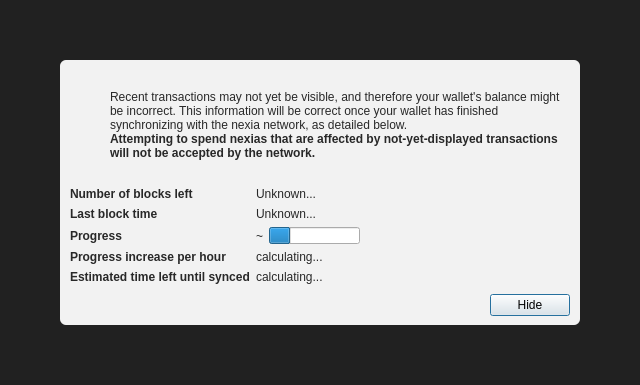
<?xml version="1.0" encoding="UTF-8"?>
<ui version="4.0">
 <class>ModalOverlay</class>
 <widget class="QWidget" name="ModalOverlay">
  <property name="geometry">
   <rect>
    <x>0</x>
    <y>0</y>
    <width>640</width>
    <height>385</height>
   </rect>
  </property>
  <property name="windowTitle">
   <string>Form</string>
  </property>
  <layout class="QVBoxLayout" name="verticalLayout" stretch="0">
   <property name="sizeConstraint">
    <enum>QLayout::SetDefaultConstraint</enum>
   </property>
   <property name="leftMargin">
    <number>0</number>
   </property>
   <property name="topMargin">
    <number>0</number>
   </property>
   <property name="rightMargin">
    <number>0</number>
   </property>
   <property name="bottomMargin">
    <number>0</number>
   </property>
   <item>
    <widget class="QWidget" name="bgWidget" native="true">
     <property name="styleSheet">
      <string notr="true">#bgWidget { background: rgba(0,0,0,220); }</string>
     </property>
     <layout class="QVBoxLayout" name="verticalLayoutMain" stretch="1">
      <property name="leftMargin">
       <number>60</number>
      </property>
      <property name="topMargin">
       <number>60</number>
      </property>
      <property name="rightMargin">
       <number>60</number>
      </property>
      <property name="bottomMargin">
       <number>60</number>
      </property>
      <item>
       <widget class="QWidget" name="contentWidget" native="true">
        <property name="styleSheet">
         <string notr="true">#contentWidget { background: rgba(255,255,255,240); border-radius: 6px; }

QLabel { color: rgb(40,40,40);  }</string>
        </property>
        <layout class="QVBoxLayout" name="verticalLayoutSub" stretch="1,0,0,0">
         <property name="spacing">
          <number>0</number>
         </property>
         <property name="leftMargin">
          <number>10</number>
         </property>
         <property name="topMargin">
          <number>10</number>
         </property>
         <property name="rightMargin">
          <number>10</number>
         </property>
         <property name="bottomMargin">
          <number>10</number>
         </property>
         <item>
          <layout class="QHBoxLayout" name="horizontalLayoutIconText" stretch="0,1">
           <property name="topMargin">
            <number>20</number>
           </property>
           <item>
            <layout class="QVBoxLayout" name="verticalLayoutIcon">
             <property name="leftMargin">
              <number>0</number>
             </property>
             <item>
              <widget class="QPushButton" name="warningIcon">
               <property name="enabled">
                <bool>false</bool>
               </property>
               <property name="text">
                <string/>
               </property>
               <property name="icon">
                <iconset>
                 <normaloff>:/icons/warning</normaloff>
                 <disabledoff>:/icons/warning</disabledoff>:/icons/warning</iconset>
               </property>
               <property name="iconSize">
                <size>
                 <width>48</width>
                 <height>48</height>
                </size>
               </property>
               <property name="flat">
                <bool>true</bool>
               </property>
              </widget>
             </item>
             <item>
              <spacer name="verticalSpacerWarningIcon">
               <property name="orientation">
                <enum>Qt::Vertical</enum>
               </property>
               <property name="sizeHint" stdset="0">
                <size>
                 <width>20</width>
                 <height>40</height>
                </size>
               </property>
              </spacer>
             </item>
            </layout>
           </item>
           <item>
            <layout class="QVBoxLayout" name="verticalLayoutInfoText">
             <property name="leftMargin">
              <number>0</number>
             </property>
             <property name="topMargin">
              <number>0</number>
             </property>
             <item>
              <widget class="QLabel" name="infoText">
               <property name="text">
                <string>Recent transactions may not yet be visible, and therefore your wallet's balance might be incorrect. This information will be correct once your wallet has finished synchronizing with the nexia network, as detailed below.</string>
               </property>
               <property name="textFormat">
                <enum>Qt::RichText</enum>
               </property>
               <property name="wordWrap">
                <bool>true</bool>
               </property>
              </widget>
             </item>
             <item>
              <widget class="QLabel" name="infoTextStrong">
               <property name="font">
                <font>
                 <weight>75</weight>
                 <bold>true</bold>
                </font>
               </property>
               <property name="text">
                <string>Attempting to spend nexias that are affected by not-yet-displayed transactions will not be accepted by the network.</string>
               </property>
               <property name="textFormat">
                <enum>Qt::RichText</enum>
               </property>
               <property name="wordWrap">
                <bool>true</bool>
               </property>
              </widget>
             </item>
             <item>
              <spacer name="verticalSpacerInTextSpace">
               <property name="orientation">
                <enum>Qt::Vertical</enum>
               </property>
               <property name="sizeHint" stdset="0">
                <size>
                 <width>20</width>
                 <height>40</height>
                </size>
               </property>
              </spacer>
             </item>
            </layout>
           </item>
          </layout>
         </item>
         <item>
          <spacer name="verticalSpacerAfterText">
           <property name="orientation">
            <enum>Qt::Vertical</enum>
           </property>
           <property name="sizeHint" stdset="0">
            <size>
             <width>20</width>
             <height>40</height>
            </size>
           </property>
          </spacer>
         </item>
         <item>
          <layout class="QFormLayout" name="formLayout">
           <property name="fieldGrowthPolicy">
            <enum>QFormLayout::FieldsStayAtSizeHint</enum>
           </property>
           <property name="horizontalSpacing">
            <number>6</number>
           </property>
           <property name="verticalSpacing">
            <number>6</number>
           </property>
           <property name="topMargin">
            <number>10</number>
           </property>
           <item row="0" column="0">
            <widget class="QLabel" name="labelNumberOfBlocksLeft">
             <property name="font">
              <font>
               <weight>75</weight>
               <bold>true</bold>
              </font>
             </property>
             <property name="text">
              <string>Number of blocks left</string>
             </property>
            </widget>
           </item>
           <item row="0" column="1">
            <widget class="QLabel" name="numberOfBlocksLeft">
             <property name="text">
              <string>Unknown...</string>
             </property>
            </widget>
           </item>
           <item row="1" column="0">
            <widget class="QLabel" name="labelLastBlockTime">
             <property name="font">
              <font>
               <weight>75</weight>
               <bold>true</bold>
              </font>
             </property>
             <property name="text">
              <string>Last block time</string>
             </property>
            </widget>
           </item>
           <item row="1" column="1">
            <widget class="QLabel" name="newestBlockDate">
             <property name="sizePolicy">
              <sizepolicy hsizetype="Maximum" vsizetype="Preferred">
               <horstretch>0</horstretch>
               <verstretch>0</verstretch>
              </sizepolicy>
             </property>
             <property name="text">
              <string>Unknown...</string>
             </property>
            </widget>
           </item>
           <item row="2" column="0">
            <widget class="QLabel" name="labelSyncDone">
             <property name="font">
              <font>
               <weight>75</weight>
               <bold>true</bold>
              </font>
             </property>
             <property name="text">
              <string>Progress</string>
             </property>
            </widget>
           </item>
           <item row="2" column="1">
            <layout class="QHBoxLayout" name="horizontalLayoutSync" stretch="0,1">
             <item>
              <widget class="QLabel" name="percentageProgress">
               <property name="text">
                <string notr="true">~</string>
               </property>
              </widget>
             </item>
             <item>
              <widget class="QProgressBar" name="progressBar">
               <property name="value">
                <number>24</number>
               </property>
               <property name="format">
                <string/>
               </property>
              </widget>
             </item>
            </layout>
           </item>
           <item row="4" column="0">
            <widget class="QLabel" name="labelProgressIncrease">
             <property name="font">
              <font>
               <weight>75</weight>
               <bold>true</bold>
              </font>
             </property>
             <property name="text">
              <string>Progress increase per hour</string>
             </property>
            </widget>
           </item>
           <item row="4" column="1">
            <widget class="QLabel" name="progressIncreasePerH">
             <property name="text">
              <string>calculating...</string>
             </property>
            </widget>
           </item>
           <item row="5" column="0">
            <widget class="QLabel" name="labelEstimatedTimeLeft">
             <property name="font">
              <font>
               <weight>75</weight>
               <bold>true</bold>
              </font>
             </property>
             <property name="text">
              <string>Estimated time left until synced</string>
             </property>
            </widget>
           </item>
           <item row="5" column="1">
            <widget class="QLabel" name="expectedTimeLeft">
             <property name="text">
              <string>calculating...</string>
             </property>
            </widget>
           </item>
          </layout>
         </item>
         <item>
          <layout class="QHBoxLayout" name="horizontalLayoutButtons">
           <property name="leftMargin">
            <number>10</number>
           </property>
           <property name="topMargin">
            <number>10</number>
           </property>
           <item>
            <spacer name="horizontalSpacer">
             <property name="orientation">
              <enum>Qt::Horizontal</enum>
             </property>
             <property name="sizeHint" stdset="0">
              <size>
               <width>40</width>
               <height>20</height>
              </size>
             </property>
            </spacer>
           </item>
           <item>
            <widget class="QPushButton" name="closeButton">
             <property name="text">
              <string>Hide</string>
             </property>
             <property name="shortcut">
              <string>Esc</string>
             </property>
             <property name="focusPolicy">
              <enum>Qt::StrongFocus</enum>
             </property>
             <property name="default">
              <bool>true</bool>
             </property>
            </widget>
           </item>
          </layout>
         </item>
        </layout>
       </widget>
      </item>
     </layout>
    </widget>
   </item>
  </layout>
 </widget>
 <resources/>
 <connections/>
</ui>
